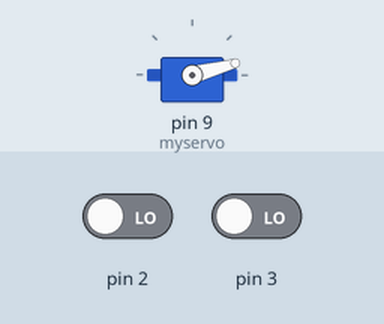
Simulated run of this sketch. Board: Arduino Uno, built with avr-gcc and run on an emulated ATmega328P. Parts: servo. Inputs (shaded band) come from the test bench; at power-on: pin 2 LOW, pin 3 LOW. What the sketch prints to the serial monitor is not drawn.

Above: at 0.1 s.
Timing chart, 0 to 1.6 s (numbered marks = the images above):
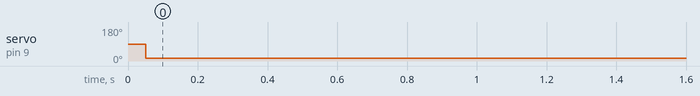

Measured:
- by itself, servo on pin 9 (myservo): 90° → 15° at 0.05 s

The sketch:

RadioTransmitterTest.ino
```cpp
#include <Servo.h>

Servo myservo;  // create servo object to control a servo

int val;    // variable to read the value from the analog pin
int ch1,ch2;
int speedy = 0;

void setup() {
  // put your setup code here, to run once:
  pinMode(2, INPUT);
  pinMode(3, INPUT);

  myservo.attach(9);

  Serial.begin(9600);
}

void loop() {
  // put your main code here, to run repeatedly:
  ch1 = pulseIn(2, HIGH, 25000) / 25;     // motot
  ch2 = pulseIn(3, HIGH, 25000) / 50;     // steering

  // check
  if (ch1 < 40){
    ch1 = 40;
  }
  else if (ch1 > 80){
    ch1 = 80;
  }

  val = map(ch2, 20, 40, 65, 115);
  myservo.write(val);

  speedy = map(ch1, 40, 80, 0, 255);

  Serial.print("Channel 1: ");    // motor
  Serial.println(ch1);

  Serial.print("Speedy: ");       // speed
  Serial.println(speedy);

  Serial.print("Channel 2: ");    // steering
  Serial.println(ch2);

  Serial.print("Angle: ");        // angle
  Serial.println(val);

  Serial.println("");
  Serial.println("");

  delay(1000);
}
```
